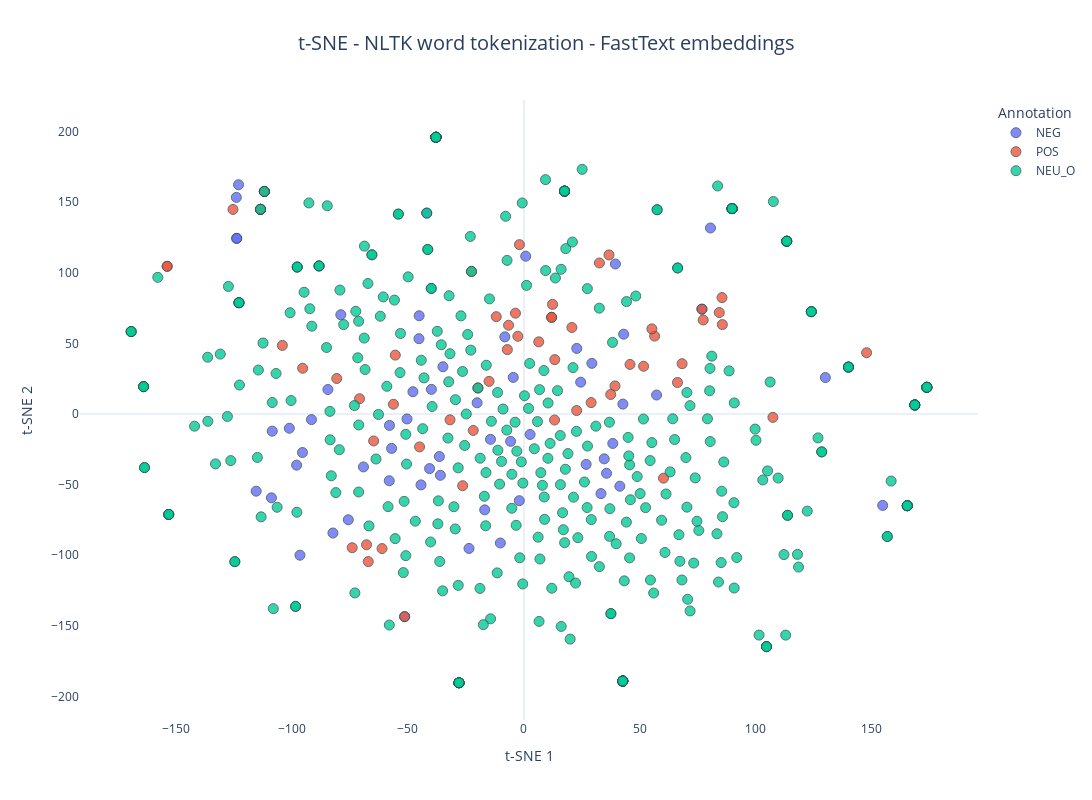

Here is the notebook cell this chart was saved with:
### Code cell
fig = px.scatter(
    x=vectors_fasttext_embedded[:, 0],
    y=vectors_fasttext_embedded[:, 1],
    color=annotations_fasttext_combine,
    hover_data={"word": words_used_fasttext, "annotation": annotations_fasttext},
    title="t-SNE - NLTK word tokenization - FastText embeddings",
    labels={"color": "Annotation", "x": "t-SNE 1", "y": "t-SNE 2"},
    color_continuous_scale=px.colors.sequential.Viridis,
    template="plotly_white",
)

fig.update_traces(
    marker=dict(size=10, opacity=0.8, line=dict(width=1, color="DarkSlateGrey"))
)
fig.update_layout(
    title_font_size=20,
    title_x=0.5,
    xaxis=dict(showgrid=False),
    yaxis=dict(showgrid=False),
    coloraxis_colorbar=dict(title="Annotation"),
    legend_title_text="Annotation",
    width=1200,
    height=800,
)

fig.show()

### Figure 1 — Plotly figure (JSON) as saved in the notebook; plotly's stock layout.template omitted (floating-point values rounded to 4 significant figures; data arrays with more than 128 entries replaced by an {"elided": "..."} marker saying what was removed)
{"data": [{"customdata": {"elided": "72x2 str values"}, "hovertemplate": "Annotation=NEG<br>t-SNE 1=%{x}<br>t-SNE 2=%{y}<br>word=%{customdata[0]}<br>annotation=%{customdata[1]}<extra></extra>", "legendgroup": "NEG", "marker": {"color": "#636efa", "line": {"color": "DarkSlateGrey", "width": 1}, "opacity": 0.8, "size": 10, "symbol": "circle"}, "mode": "markers", "name": "NEG", "orientation": "v", "showlegend": true, "type": "scatter", "x": [-5.755, -108.5, -75.73, -124.0, 43.0, 38.31, -23.68, 26.81, 165.3, 41.36, -47.86, -111.9, -36.47, 33.21, -111.9, 17.5, -8.236, -101.1, -111.9, -57.97, 57.18, 2.651, -91.61, -113.6, 0.7611, -84.52, 42.66, -113.6, -36.03, -123.8, -40.67, -69.19, -44.38, -50.41, 35.61, -123.0, -16.91, 129.9, -82.35, -108.9, -57.05, -34.92, -45.17, 154.7, -58.06, -113.6, 39.43, -78.96, 24.46, 29.3, -98.01, -95.49, -123.8, 76.75, -45.26, -20.19, -39.9, -51.44, -14.42, 165.3, -1.998, 34.61, 22.77, -41.9, -111.9, -115.4, -4.616, 42.6, -10.17, 139.9, 80.42, -96.58], "xaxis": "x", "y": [-19.39, -12.16, -74.9, 153.3, 56.47, -20.89, -95.2, -35.7, -64.95, -51.13, 15.72, 157.5, -30.14, -56.38, 157.5, 157.7, 54.57, -10.12, 157.5, -8.09, 13.4, -14.5, -4.007, 144.9, 111.7, 17.3, 6.966, 144.9, -43.44, 124.3, -38.69, -37.51, -50.21, -3.532, -41.99, 162.2, -67.89, 25.75, -84.28, -59.38, -24.4, 33.39, 69.5, -64.72, -47.27, 144.9, 106.1, 70.23, 22.5, 35.8, -36.24, -27.3, 124.3, 74.18, 53.26, 7.883, 17.4, -143.5, -17.96, -64.95, -61.38, -31.79, 46.39, 142.2, 157.5, -54.66, 25.87, -189.1, -91.36, 33.19, 131.6, -99.99], "yaxis": "y"}, {"customdata": [["nie", "POS"], ["mam", "POS"], ["żadnych", "POS"], ["zastrzeżeń", "POS"], ["polecam", "POS"], ["solidny", "POS"], ["świetnie", "POS"], ["ładne", "POS"], ["dobrze", "POS"], ["fajnie", "POS"], ["wysoki", "POS"], ["stabilny", "POS"], ["de", "POS"], ["best", "POS"], ["ok", "POS"], ["nie", "POS"], ["problem", "POS"], ["polecam", "POS"], ["zmieli", "POS"], ["wszystko", "POS"], ["poleca", "POS"], ["pozdrawiam", "POS"], ["pasuje", "POS"], ["IDEALNIE", "POS"], ["wpasowuje", "POS"], ["się", "POS"], ["bez", "POS"], ["obaw", "POS"], ["wchodzi", "POS"], ["idealnie", "POS"], ["trwałe", "POS"], ["każdy", "POS"], ["sobie", "POS"], ["z", "POS"], ["tym", "POS"], ["poradzi", "POS"], ["lepszy", "POS"], ["warto", "POS"], ["lżejszy", "POS"], ["warto", "POS"], ["pobawić", "POS"], ["zawiera", "POS"], ["wszystko", "POS"], ["czego", "POS"], ["potrzeba", "POS"], ["bez", "POS"], ["problemu", "POS"], ["swobodnie", "POS"], ["nie", "POS"], ["przegrzewa", "POS"], ["Polecam", "POS"], ["Super", "POS"], ["dobra", "POS"], ["jakość", "POS"], ["wykonania", "POS"], ["super", "POS"], ["pasuje", "POS"], ["super", "POS"], ["Solidny", "POS"], ["polecam", "POS"]], "hovertemplate": "Annotation=POS<br>t-SNE 1=%{x}<br>t-SNE 2=%{y}<br>word=%{customdata[0]}<br>annotation=%{customdata[1]}<extra></extra>", "legendgroup": "POS", "marker": {"color": "#EF553B", "line": {"color": "DarkSlateGrey", "width": 1}, "opacity": 0.8, "size": 10, "symbol": "circle"}, "mode": "markers", "name": "POS", "orientation": "v", "showlegend": true, "type": "scatter", "x": [-125.4, -1.924, -80.7, 22.72, 76.75, -67.87, -6.628, 68.18, -11.93, -3.655, -67.13, -61.18, 147.7, 20.67, 107.3, -111.9, 39.26, 77.3, -56.27, -19.84, 85.39, 13.2, 56.34, -7.157, 6.386, -37.95, -153.8, 28.97, -45.0, -2.628, 66.21, -104.2, -22.63, -153.1, -164.0, -21.86, 45.73, 32.54, 51.59, 36.67, 13.31, -64.79, -15.03, -95.4, -70.88, -153.8, 37.42, -31.88, -113.6, -26.42, 85.53, 12.35, -55.46, -51.44, 60.17, 11.93, 55.16, 11.93, -74.05, 84.21], "xaxis": "x", "y": [144.8, 119.8, 25.09, 2.409, 74.18, -92.61, 62.79, 35.57, 68.86, 71.33, -104.5, -95.29, 43.32, 61.19, -2.433, 157.5, 19.81, 66.51, 6.888, 18.39, 82.35, -4.309, 55.09, 45.54, 51.02, 195.8, 104.5, 8.037, -23.33, 54.98, 22.26, 48.52, 100.9, -71.14, 19.32, -11.68, 35.06, 106.9, 33.75, 112.5, 38.47, -19.11, 23.07, 32.34, 10.73, 104.5, 13.78, -4.166, 144.9, -50.81, 63.23, 77.56, 41.64, -143.5, -45.45, 68.4, 60.2, 68.4, -94.69, 71.76], "yaxis": "y"}, {"customdata": {"elided": "386x2 str values"}, "hovertemplate": "Annotation=NEU_O<br>t-SNE 1=%{x}<br>t-SNE 2=%{y}<br>word=%{customdata[0]}<br>annotation=%{customdata[1]}<extra></extra>", "legendgroup": "NEU_O", "marker": {"color": "#00cc96", "line": {"color": "DarkSlateGrey", "width": 1}, "opacity": 0.8, "size": 10, "symbol": "circle"}, "mode": "markers", "name": "NEU_O", "orientation": "v", "showlegend": true, "type": "scatter", "x": {"elided": "386 float values"}, "xaxis": "x", "y": {"elided": "386 float values"}, "yaxis": "y"}], "layout": {"coloraxis": {"colorbar": {"title": {"text": "Annotation"}}}, "height": 800, "legend": {"title": {"text": "Annotation"}, "tracegroupgap": 0}, "title": {"font": {"size": 20}, "text": "t-SNE - NLTK word tokenization - FastText embeddings", "x": 0.5}, "width": 1200, "xaxis": {"anchor": "y", "domain": [0, 1], "showgrid": false, "title": {"text": "t-SNE 1"}}, "yaxis": {"anchor": "x", "domain": [0, 1], "showgrid": false, "title": {"text": "t-SNE 2"}}}}
